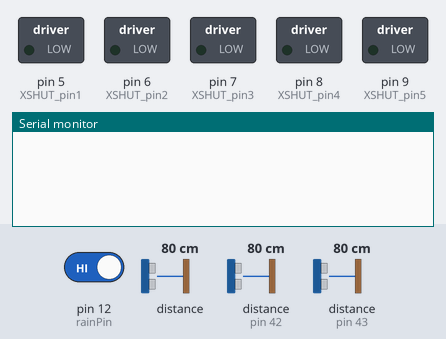
The sketch below on a simulated Arduino Mega 2560, built with avr-gcc and run on an emulated ATmega2560. On the bench: switched loads named in the sketch (green lamp = pin HIGH), the last lines printed to the serial monitor. The test bench sets the inputs (shaded band); at power-on: pin 12 (rainPin) HIGH, distance to the obstacle 80 cm, distance to the obstacle (sensors on pin 42, pin 43) 80 cm.

Above: at 1.2 s.
1.3 s: pin 12 (rainPin) driven LOW
At 1.47 s:
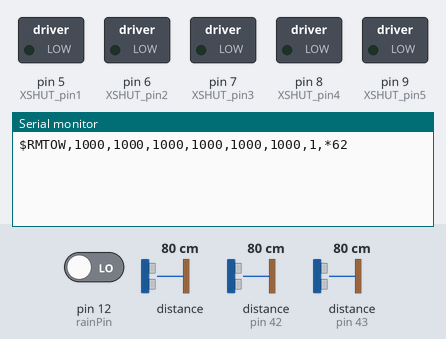
3.3 s: distance to the obstacle (sensor 0) set to 9 cm
At 3.55 s:
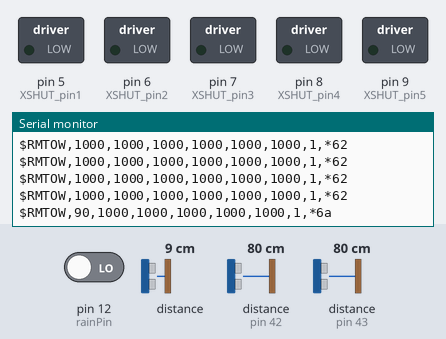
5.4 s: distance to the obstacle (sensor on pin 42) set to 4 cm
At 5.63 s:
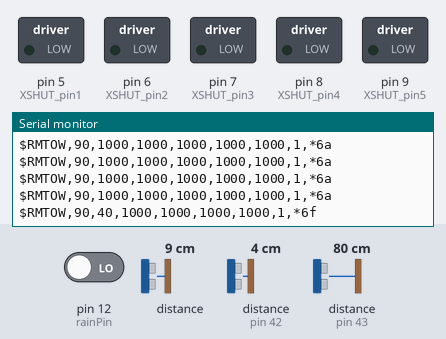
7.5 s: distance to the obstacle (sensor on pin 43) set to 2 cm
At 7.71 s:
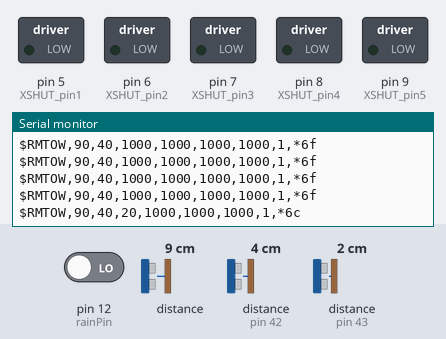
9.5 s: distance to the obstacle (sensor 0) set to 19 cm
At 9.79 s:
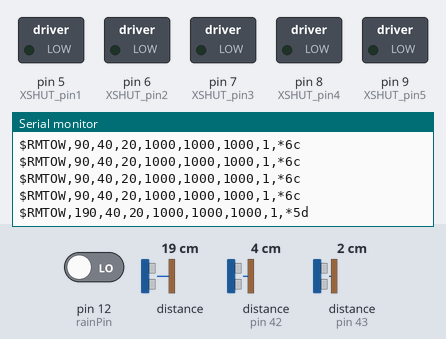
11.6 s: distance to the obstacle (sensor on pin 42) set to 2 cm
At 11.87 s:
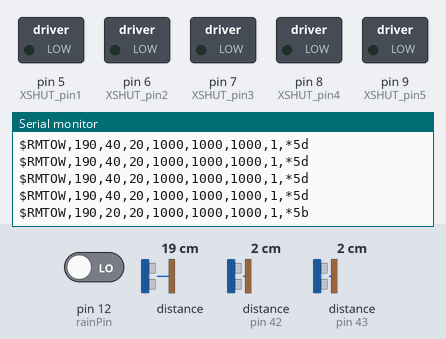

The sketch:

nano_laser.ino
```cpp
#include "Wire.h"
#include "VL53L0X.h"
#include "RpiRemote.h"

#define XSHUT_pin6 10
#define XSHUT_pin5 9
#define XSHUT_pin4 8
#define XSHUT_pin3 7
#define XSHUT_pin2 6
#define XSHUT_pin1 5

//ADDRESS_DEFAULT 0b0101001 or 41
#define Sensor1_newAddress 41 //not required address change
#define Sensor2_newAddress 42
#define Sensor3_newAddress 43
#define Sensor4_newAddress 44
#define Sensor5_newAddress 45
#define Sensor6_newAddress 46

//Setting for Raspberry -----------------------------------
RpiRemote MyRpi;

VL53L0X Sensor1;
VL53L0X Sensor2;
VL53L0X Sensor3;
VL53L0X Sensor4;
VL53L0X Sensor5;
VL53L0X Sensor6;

int rainPin = 12;
int speed_factor=10; // millimeter mower move between 2 reading
bool rain_detect;
long val1;
long val2;
long val3;
//need to store the last read to check that the next read is inferior because mower run forward
int sonar1_last_read;
int sonar2_last_read;
int sonar3_last_read;
//store the number of correct following reading (reset when the read is > at the last_read
byte sonar1_qty_read;
byte sonar2_qty_read;
byte sonar3_qty_read;
//On when 5 read succesfull in 1 sec
bool sonar1_trigged;
bool sonar2_trigged;
bool sonar3_trigged;

unsigned long last_millis_sonar1;
unsigned long last_millis_sonar2;
unsigned long last_millis_sonar3;

//#define Serial_BAUDRATE    250000       // baudrate used for Raspberry PI Serial

#define Serial Serial

void setup()
{
  MyRpi.init();
  sonar1_last_read = 1000;
  sonar2_last_read = 1000;
  sonar3_last_read = 1000;

  pinMode(rainPin, INPUT);

  //Shutdown pins of VL53L0X ACTIVE-LOW-ONLY NO TOLERANT TO 5V will fry them
  pinMode(XSHUT_pin1, OUTPUT);
  pinMode(XSHUT_pin2, OUTPUT);
  pinMode(XSHUT_pin3, OUTPUT);
  pinMode(XSHUT_pin4, OUTPUT);
  pinMode(XSHUT_pin5, OUTPUT);
  pinMode(XSHUT_pin6, OUTPUT);

  //Serial.begin(115200);

  Wire.begin();
  //Change address of sensor and power up next one
  pinMode(XSHUT_pin6, INPUT);
  delay(10); //For power-up procedure t-boot max 1.2ms "Datasheet: 2.9 Power sequence"
  Sensor6.setAddress(Sensor6_newAddress);
  pinMode(XSHUT_pin5, INPUT);
  delay(10); //For power-up procedure t-boot max 1.2ms "Datasheet: 2.9 Power sequence"
  Sensor5.setAddress(Sensor5_newAddress);
  pinMode(XSHUT_pin4, INPUT);
  delay(10);
  Sensor4.setAddress(Sensor4_newAddress);
  pinMode(XSHUT_pin3, INPUT);
  delay(10);
  Sensor3.setAddress(Sensor3_newAddress);
  pinMode(XSHUT_pin2, INPUT);
  delay(10);
  Sensor2.setAddress(Sensor2_newAddress);
  pinMode(XSHUT_pin1, INPUT);
  delay(10);

  Sensor1.init();
  Sensor2.init();
  Sensor3.init();
  //Sensor4.init();
  //Sensor5.init();
  //Sensor6.init();

  Sensor1.setTimeout(500);
  Sensor2.setTimeout(500);
  Sensor3.setTimeout(500);
  //Sensor4.setTimeout(500);
  //Sensor5.setTimeout(500);
  //Sensor6.setTimeout(500);

  // Start continuous back-to-back mode (take readings as
  // fast as possible).  To use continuous timed mode
  // instead, provide a desired inter-measurement period in
  // ms (e.g. sensor.startContinuous(100)).
  Sensor1.startContinuous();
  Sensor2.startContinuous();
  Sensor3.startContinuous();
  //Sensor4.startContinuous();
  //Sensor5.startContinuous();
  //Sensor6.startContinuous();

}
void SendData()
{
  String lineToSend;
  lineToSend = "RMTOW,";
  lineToSend = lineToSend + sonar1_last_read;
  lineToSend = lineToSend + ",";
  lineToSend = lineToSend + sonar2_last_read;
  lineToSend = lineToSend + ",";
  lineToSend = lineToSend + sonar3_last_read;
  lineToSend = lineToSend + ",";
  lineToSend = lineToSend + "1000";
  lineToSend = lineToSend + ",";
  lineToSend = lineToSend + "1000";
  lineToSend = lineToSend + ",";
  lineToSend = lineToSend + "1000";
  lineToSend = lineToSend + ",";
  lineToSend = lineToSend + !rain_detect;
  lineToSend = lineToSend + ",";
  MyRpi.writePi(lineToSend);
}
void loop()
{
  val1 = Sensor1.readRangeContinuousMillimeters();
  val2 = Sensor2.readRangeContinuousMillimeters();
  val3 = Sensor3.readRangeContinuousMillimeters();

  //management of the sensor1 ------------------------------------------------------------------
  if (val1 < 800) {
    last_millis_sonar1 = millis();
    if (val1 <= sonar1_last_read-speed_factor) {
      sonar1_qty_read = sonar1_qty_read + 1;
    }
    else
    {
      //Serial.println("reset sonar 1");
      sonar1_qty_read = 0;
    }
    sonar1_last_read = val1;
  }
  if (sonar1_qty_read >= 5) {
    SendData();
    //Serial.println("Sonar 1 trig");
    sonar1_trigged = true;
    sonar1_qty_read = 0;
    sonar1_last_read = 1000;
    delay(1000);
  }
  if (millis() >= last_millis_sonar1 + 2000 ) {
    sonar1_trigged = false;
    sonar1_qty_read = 0;
    sonar1_last_read = 1000;
  }

  //management of the sensor2 ------------------------------------------------------------------
  if (val2 < 800) {
    last_millis_sonar2 = millis();
    if (val2 <= sonar2_last_read-speed_factor) {
      sonar2_qty_read = sonar2_qty_read + 1;
    }
    else
    {
      sonar2_qty_read = 0;
    }
    sonar2_last_read = val2;
  }
  if (sonar2_qty_read >= 5) {
    SendData();
    //Serial.println("Sonar 2 trig");
    sonar2_trigged = true;
    sonar2_qty_read = 0;
    sonar2_last_read = 1000;
    delay(1000);
  }
  if (millis() >= last_millis_sonar2 + 2000 ) {
    sonar2_trigged = false;
    sonar2_qty_read = 0;
    sonar2_last_read = 1000;
  }

  //management of the sensor3 ------------------------------------------------------------------
  if (val3 < 800) {
    last_millis_sonar3 = millis();
    if (val3 <= sonar3_last_read-speed_factor) {
      sonar3_qty_read = sonar3_qty_read + 1;
    }
    else
    {
      sonar3_qty_read = 0;
    }
    sonar3_last_read = val3;
  }
  if (sonar3_qty_read >= 5) {
    SendData();
    //Serial.println("Sonar 3 trig");
    sonar3_trigged = true;
    sonar3_qty_read = 0;
    sonar3_last_read = 1000;
    delay(1000);
  }
  if (millis() >= last_millis_sonar3 + 2000 ) {
    sonar3_trigged = false;
    sonar3_qty_read = 0;
    sonar3_last_read = 1000;
  }


  // slow the loop for correct working of the 5 successfull detection.

  rain_detect = digitalRead(rainPin);
  // print out the state of the button:
  if (rain_detect == 0) {
    SendData();
    //Serial.println("il pleut");
  }

  delay(20);
}
```

RpiRemote.cpp
```cpp
#include "RpiRemote.h"
#define N_FLOATS 4

uint16_t var_checksum;

String RpiCmd;


void RpiRemote::init() {
  Serial.begin(115200);

}

void RpiRemote::RaspberryPISendData () {
  //Serial.print(motorPowerMax);
  String lineToSend;
  lineToSend = "RMSTA,";
  lineToSend = lineToSend + millis();
  lineToSend = lineToSend + ",";
  lineToSend = lineToSend + "123";
  lineToSend = lineToSend + ",";
  writePi(lineToSend);
}

void RpiRemote::writePi(String stringLine) {
  String lineToSend;
  uint8_t retour;
  retour = create_checksum(stringLine);
  lineToSend = "$" + stringLine + "*";
  if (retour < 16) {  //add the leading zero
    lineToSend = lineToSend + "0" + String(retour, HEX);
  }
  else {
    lineToSend = lineToSend + String(retour, HEX);
  }
  Serial.println(lineToSend);
  //Serial.println(lineToSend);
}


RpiRemote::Tokeniser::Tokeniser(char* _str, char _token)
{
  str = _str;
  token = _token;
}


bool RpiRemote::Tokeniser::next(char* out, int len)
{
  uint8_t count = 0;
  if (str[0] == 0)
    return false;

  while (true)
  {
    if (str[count] == '\0')
    {
      out[count] = '\0';
      str = &str[count];
      return true;
    }

    if (str[count] == token)
    {
      out[count] = '\0';
      count++;
      str = &str[count];
      return true;
    }

    if (count < len)
      out[count] = str[count];
    count++;
  }
  return false;
}

bool RpiRemote::encode(char c)
{
  buf[pos] = c;
  pos++;

  if (c == '\n') //linefeed
  {
    //Serial.println("..........FIND THE END LINE................");
    //Serial.println(buf);
    bool ret = process_buf();
    memset(buf, '\0', 120);
    pos = 0;
    return ret;
  }

  if (pos >= 120) //avoid a buffer overrun
  {
    Serial.print (buf);
    Serial.println("----------------- warning >120 char received  from PI------------");
    memset(buf, '\0', 120);
    pos = 0;
  }
  return false;
}


bool RpiRemote::process_buf()
{
  if (!check_checksum()) //if checksum is bad
  {
    //Serial.println("Error Checksum");
    //Serial.println (buf);
    return false; //return
  }
  else {
    //Serial.print("Checksum OK ");
    //Serial.print (buf);
    //otherwise, what sort of message is it
    if (strncmp(buf, "$RMPFO", 6) == 0) read_pfo();
    if (strncmp(buf, "$RMSET", 6) == 0) readWrite_setting();
    if (strncmp(buf, "$RMVAR", 6) == 0) readWrite_var();
    if (strncmp(buf, "$RMCMD", 6) == 0) receive_command();
    if (strncmp(buf, "$RMREQ", 6) == 0) receive_request();


    //here add the reading case of all type of command


    return true;
  }
}


uint8_t RpiRemote::create_checksum(String lineOfString)
{
  char lineOfChar[lineOfString.length() + 1];
  lineOfString.toCharArray(lineOfChar, lineOfString.length() + 1); //need a char array to compute

  uint8_t XOR = 0;
  for (uint8_t posit = 0; posit < strlen(lineOfChar); posit++) {
    XOR = XOR ^ lineOfChar[posit];
  }

  return XOR;

}


bool RpiRemote::check_checksum()
{

  if (buf[strlen(buf) - 5] == '*')
  {
    uint16_t sum = parse_hex(buf[strlen(buf) - 4]) * 16;
    sum += parse_hex(buf[strlen(buf) - 3]);
    //Serial.println(sum);
    var_checksum = sum;
    for (uint8_t i = 1; i < (strlen(buf) - 5); i++)
      sum ^= buf[i];
    if (sum != 0)
      return false;

    return true;
  }
  return false;
}


uint8_t RpiRemote::parse_hex(char c)
{
  if (c < '0')
    return 0;
  if (c <= '9')
    return c - '0';
  if (c < 'A')
    return 0;
  if (c <= 'F')
    return (c - 'A') + 10;
  return 0;
}
```

RpiRemote.h
```cpp
#include "arduino.h"
#ifndef RpiRemote_h
#define RpiRemote_h
//#define Serial SerialUSB
//class Robot;

class RpiRemote
{
  public:

    class Tokeniser
    {
      public:
        Tokeniser(char* str, char token);
        bool next(char* out, int len);

      private:

        char* str;
        char token;
    };


    byte create_checksum(String lineOfString);
    void init();
    void run();
    //void readPi();
    void writePi(String stringLine);

  private:
    unsigned long nextTimeRaspberryPISendResetSpeed; // delay between 2 data send to RPI for stat


    bool check_checksum();

    byte parse_hex(char h);
    bool encode(char c);
    char buf[120];
    byte pos;
    bool process_buf();
    void read_pfo();
    void readWrite_setting();
    void readWrite_var();
    void receive_command();
    void receive_request();
    void RaspberryPISendData();


};

#endif
```

Measured:
- after the input at 1.3 s, the serial monitor: prints a new line after 0.06 s (image 1)
- after the input at 3.3 s, the serial monitor: prints a new line after 0.14 s (image 2)
- after the input at 5.4 s, the serial monitor: prints a new line after 0.12 s (image 3)
- after the input at 7.5 s, the serial monitor: prints a new line after 0.10 s (image 4)
- after the input at 9.5 s, the serial monitor: prints a new line after 0.17 s (image 5)
- after the input at 11.6 s, the serial monitor: prints a new line after 0.15 s (image 6)
